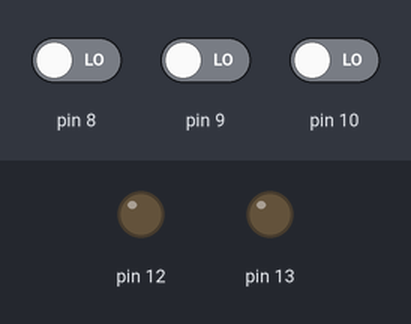
A sketch run on a simulated Arduino Uno, built with avr-gcc and run on an emulated ATmega328P. On the bench: output pins drawn as LEDs (lit = HIGH). The inputs (shaded band) are chosen by the test bench; at power-on: pin 8 LOW, pin 9 LOW, pin 10 LOW.

Above: at 1.2 s.
1.3 s: pin 8 driven HIGH
At 2.2 s:
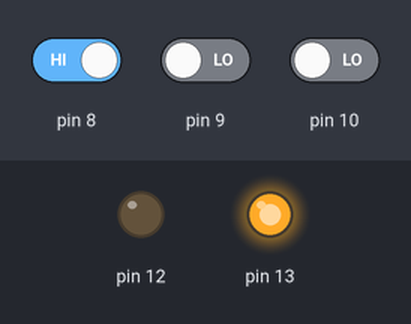
2.8 s: pin 8 driven LOW
At 3.3 s:
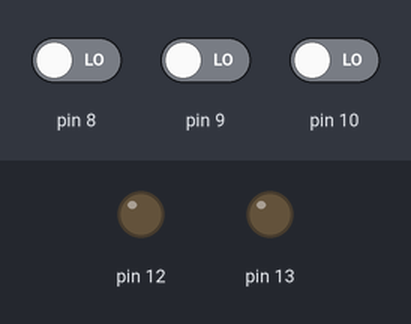
4.3 s: pin 9 driven HIGH
At 5.5 s:
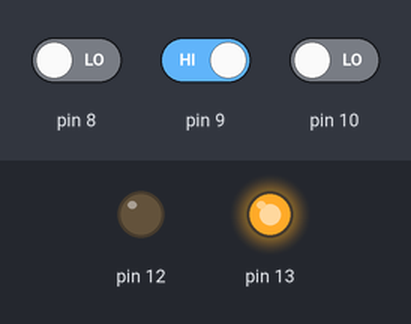
5.8 s: pin 10 driven HIGH
At 6.8 s:
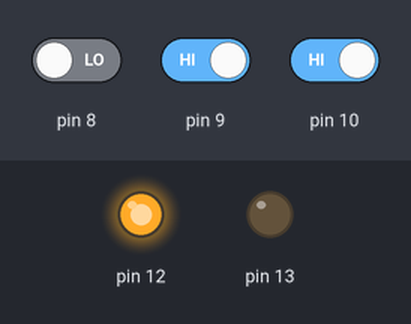
7.3 s: pin 8 driven HIGH
At 7.9 s:
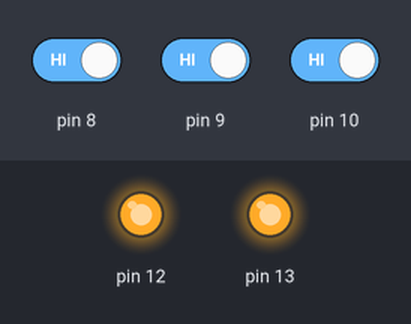
Timing chart, 0 to 9.8 s (numbered marks = the images above; inputs shaded):
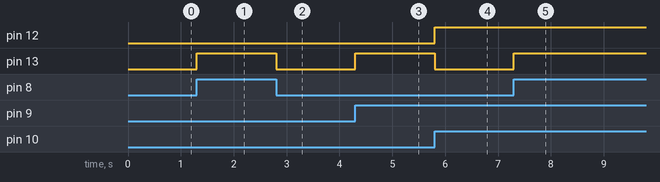

The sketch:

Full_Subtractor.ino
```cpp
byte a,b,c,d;
void setup() {
  // put your setup code here, to run once:
  pinMode(13,OUTPUT);
  pinMode(12,OUTPUT);
  pinMode(10,INPUT);
  pinMode(9,INPUT);
  pinMode(8,INPUT);

}

void loop() {
  // put your main code here, to run repeatedly:
  a = digitalRead(8);
  b = digitalRead(9);
  c = digitalRead(10);
  d = !a;

  digitalWrite(13,a^b^c);
  digitalWrite(12,d&(a&b)|(b&c));

}
```

Measured:
- after the input at 1.3 s, pin 13: LOW → HIGH at once
- after the input at 2.8 s, pin 13: HIGH → LOW at once
- after the input at 4.3 s, pin 13: LOW → HIGH at once
- after the input at 5.8 s, pin 12: LOW → HIGH at once; pin 13: HIGH → LOW at once
- after the input at 7.3 s, pin 13: LOW → HIGH at once
